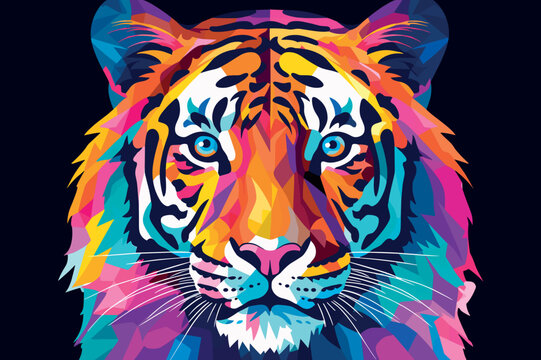
#> input picture colorful-tiger.jpg, 541 x 360 px
$ jupyter execute pillow_library.ipynb   (shell and % lines are left out)
#> lines starting #> are read from the running program, lines starting #| are printed output that depends on the picture
[cell 1]
# pillow library : Basic Code example - Load, display, convert, and same an image

[cell 2]
from PIL import Image

[cell 3]
# Open an image file
image = Image.open('colorful-tiger.jpg')
#> image is the input picture: PIL image 541x360 RGB; mean R, G, B 84.9, 72.1, 89

# Display image properties
print(image.size, image.mode, image.format)
#| (541, 360) RGB JPEG

[cell 4]
# Show the image
image.show()

[cell 5]
# Convert image to grayscale
gray_image = image.convert("L")
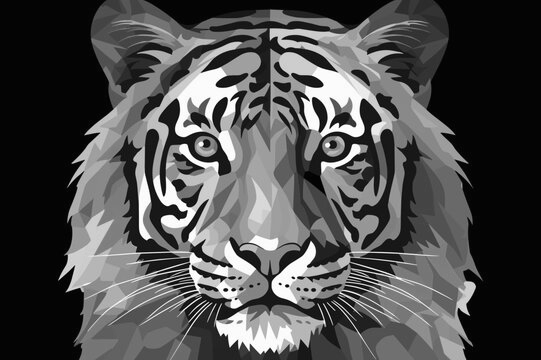
#> gray_image: PIL image 541x360 L; min 0, max 255, mean 77.9


$ run again, with dog-cat-rotated-45def-cut.jpg copied over colorful-tiger.jpg
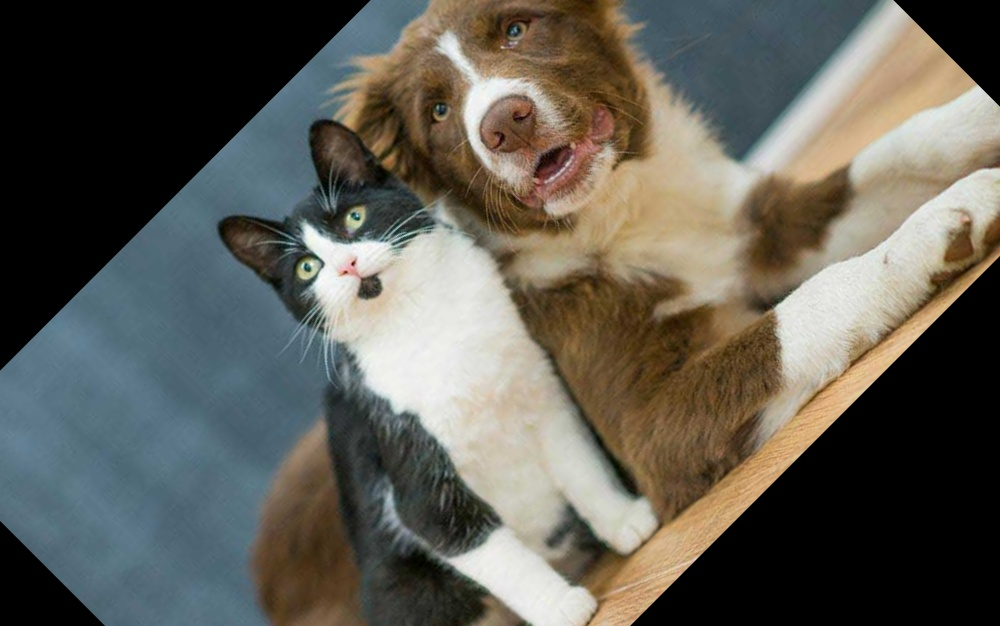
#> input picture dog-cat-rotated-45def-cut.jpg, 1000 x 626 px
#> image is the input picture: PIL image 1000x626 RGB; mean R, G, B 96, 94, 85.5
#| (1000, 626) RGB JPEG
#> `gray_image = image.convert("L")`:
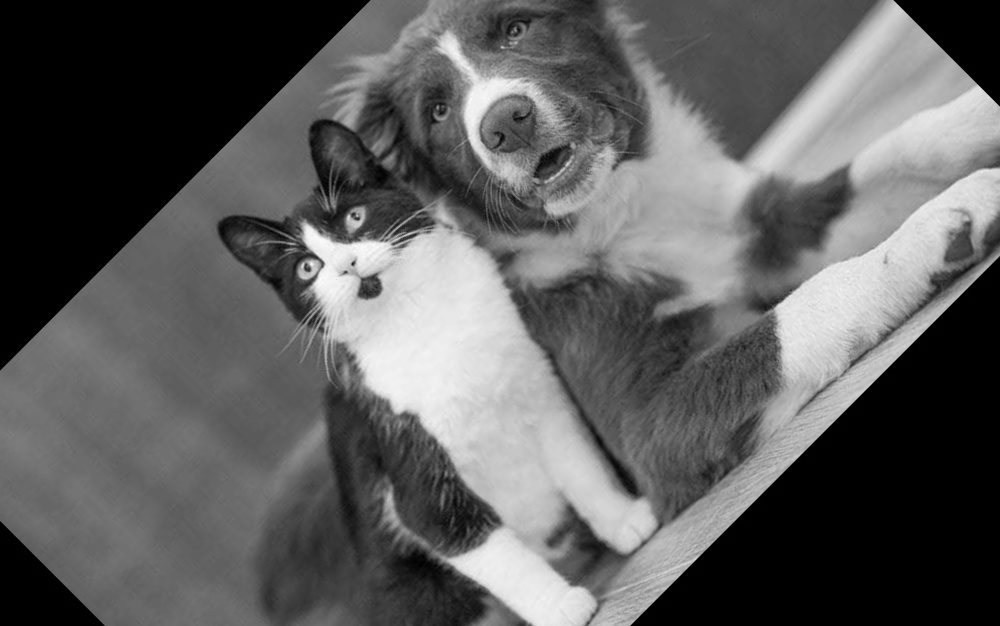
#> gray_image: PIL image 1000x626 L; min 0, max 252, mean 93.6

$ run again, with dog-cat-rotated-45def-full.jpg copied over colorful-tiger.jpg
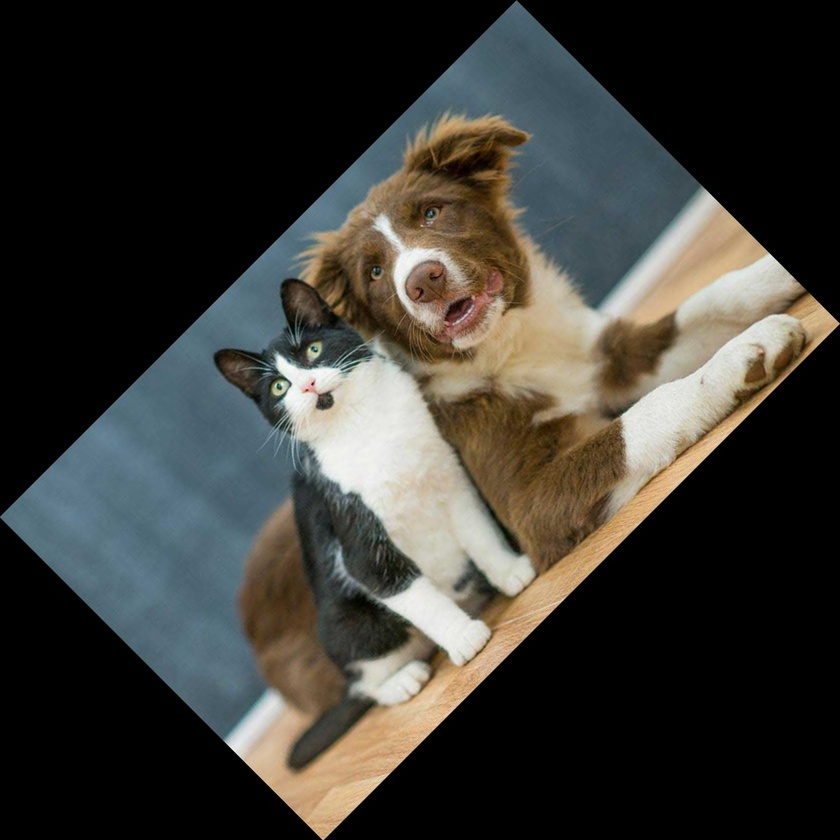
#> input picture dog-cat-rotated-45def-full.jpg, 840 x 840 px, shrunk from 1149 x 1149 before the run
#> image is the input picture: PIL image 840x840 RGB; mean R, G, B 58.6, 57.5, 52.4
#| (840, 840) RGB JPEG
#> `gray_image = image.convert("L")`:
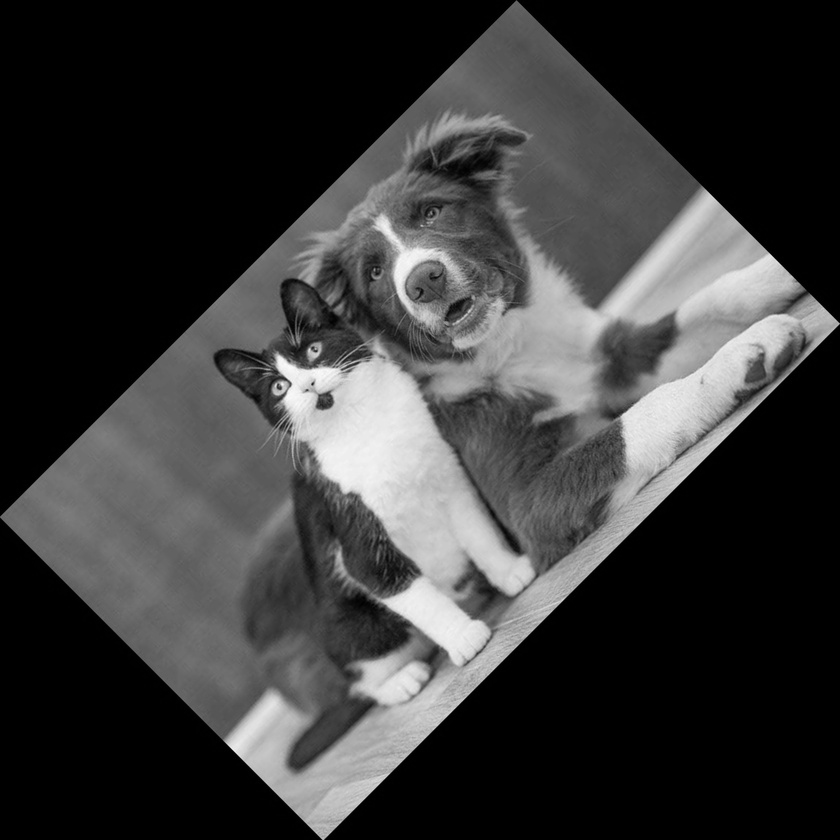
#> gray_image: PIL image 840x840 L; min 0, max 251, mean 57.3

$ run again, with dog-cat.jpg copied over colorful-tiger.jpg
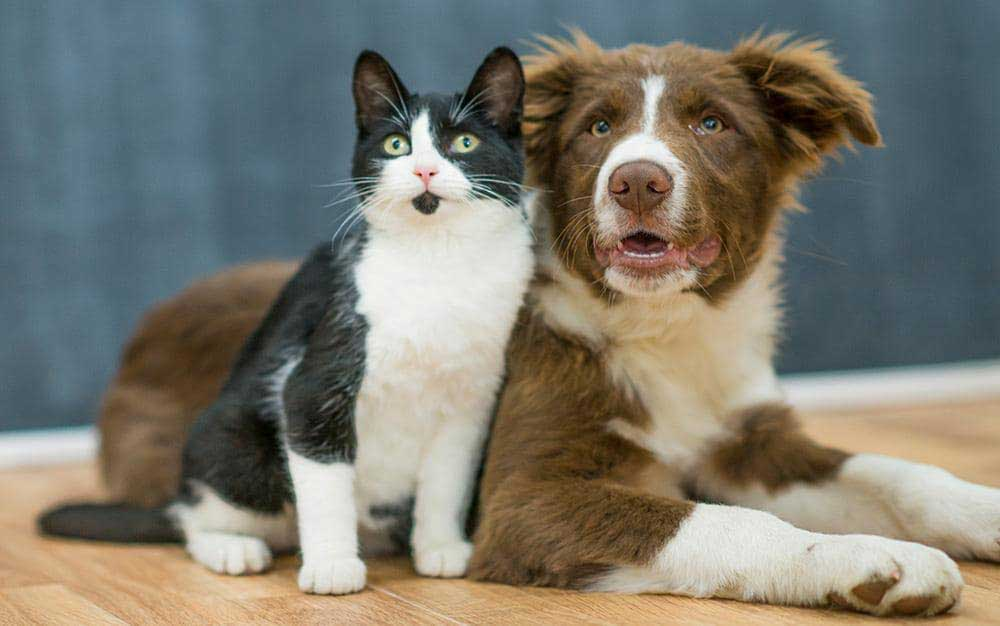
#> input picture dog-cat.jpg, 1000 x 626 px
#> image is the input picture: PIL image 1000x626 RGB; mean R, G, B 123.5, 121.2, 110.5
#| (1000, 626) RGB JPEG
#> `gray_image = image.convert("L")`:
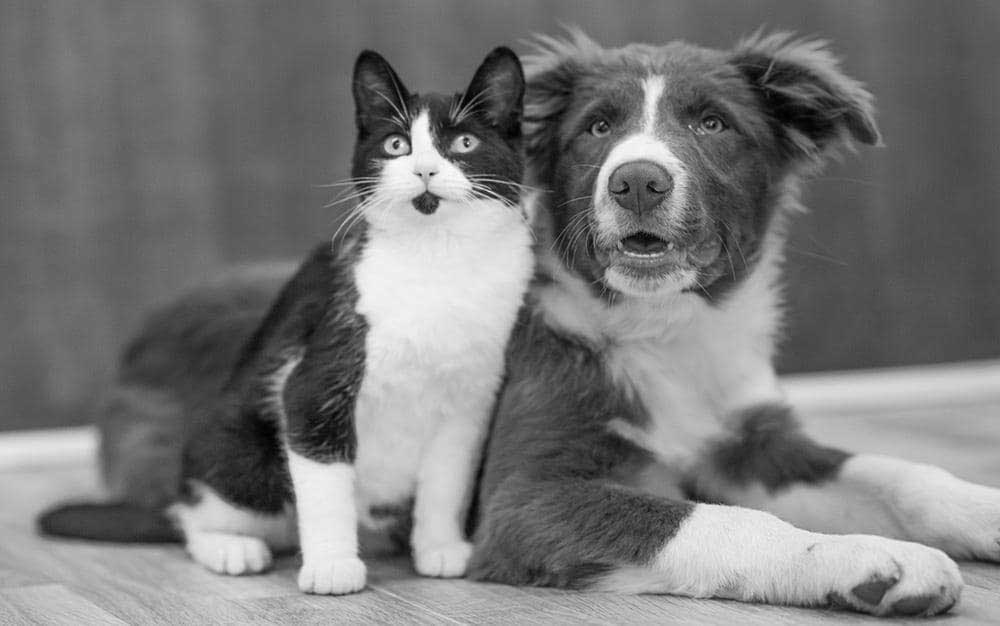
#> gray_image: PIL image 1000x626 L; min 0, max 255, mean 120.7
